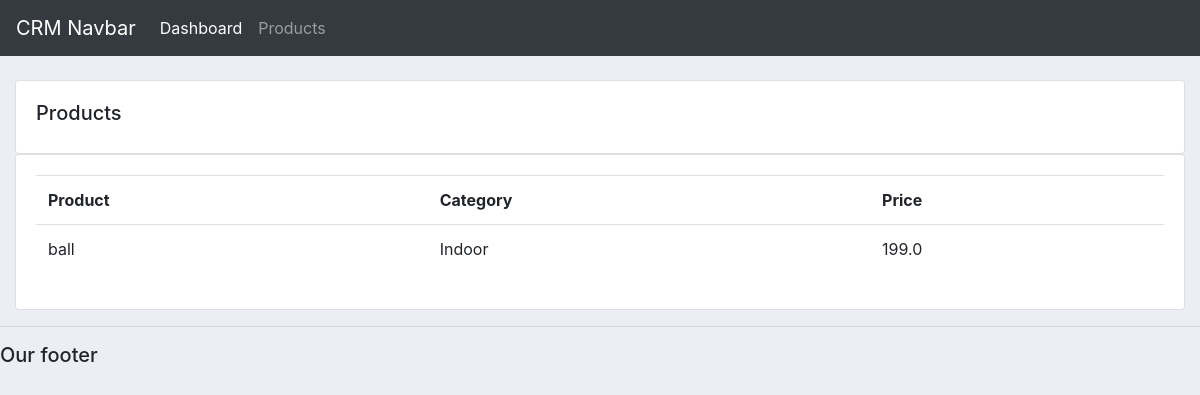
Before: /products/ with the older database file.
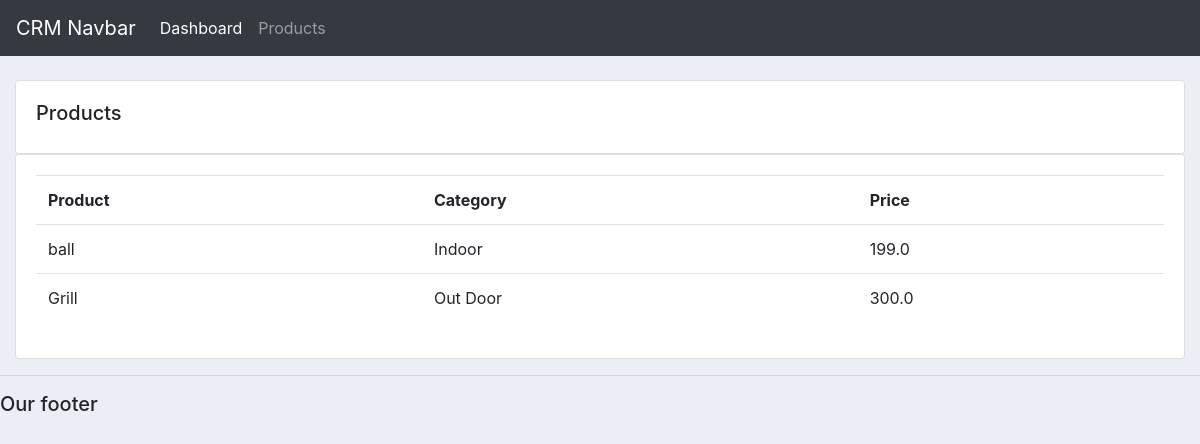
After: the same page with the newer database file.
### accounts/models.py (models this page shows, shortened)
class Product(models.Model):
	CATEGORY = (
			('Indoor', 'Indoor'),
			('Out Door', 'Out Door'),
			)
	name = models.CharField(max_length=200, null=True)
	price = models.FloatField(null=True)
	category = models.CharField(max_length=200, null=True, choices=CATEGORY)
	description = models.CharField(max_length=200, null=True, blank=True)
	date_created = models.DateTimeField(auto_now_add=True, null=True)
	tags = models.ManyToManyField(Tag)

### accounts/views.py (the view)
# urls.py: path('products/',views.products,name = "products"),
def products(request):
    products = Product.objects.all()
    return render(request,'accounts/products.html',{'products':products})

### accounts/templates/accounts/products.html
{%  extends 'accounts/main.html' %}
{% block content %}
		<br>
		<div class="row">
			<div class="col-md">
				<div class="card card-body">
					<h5>Products</h5>
				</div>
				<div class="card card-body">
					<table class="table">
						<tr>
							<th>Product</th>
							<th>Category</th>
							<th>Price</th>
						</tr>
						{% for i in products %}
						<tr>
							<td>{{i.name}}</td>
							<td>{{i.category}}</td>
							<td>{{i.price}}</td>
						</tr>
						{% endfor %}
					</table>
				</div>
			</div>
		</div>
{% endblock content %}

Changed rows visible on the page:
added Product: name "Grill", category "Out Door", price "300.0"
